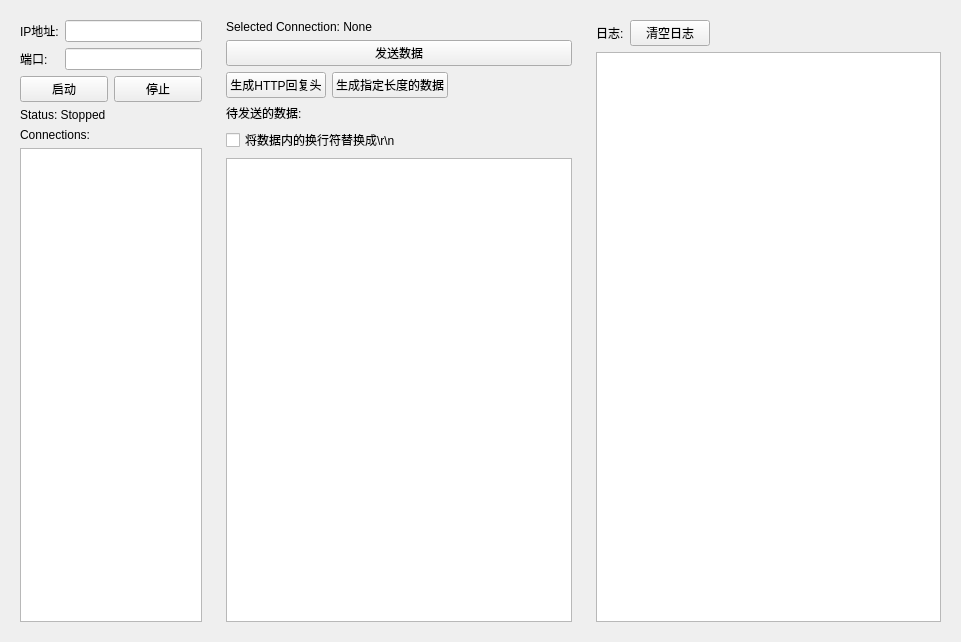
<?xml version="1.0" encoding="UTF-8"?>
<ui version="4.0">
 <class>HttpServerForTimeoutTestTool</class>
 <widget class="QWidget" name="HttpServerForTimeoutTestTool">
  <property name="geometry">
   <rect>
    <x>0</x>
    <y>0</y>
    <width>961</width>
    <height>642</height>
   </rect>
  </property>
  <property name="windowTitle">
   <string>Form</string>
  </property>
  <layout class="QHBoxLayout" name="horizontalLayout_4">
   <item>
    <widget class="QWidget" name="widget" native="true">
     <property name="maximumSize">
      <size>
       <width>200</width>
       <height>16777215</height>
      </size>
     </property>
     <layout class="QVBoxLayout" name="verticalLayout">
      <item>
       <layout class="QGridLayout" name="gridLayout">
        <item row="0" column="0">
         <widget class="QLabel" name="label">
          <property name="text">
           <string>IP地址:</string>
          </property>
         </widget>
        </item>
        <item row="0" column="1">
         <widget class="QLineEdit" name="lineEdit_ip"/>
        </item>
        <item row="1" column="0">
         <widget class="QLabel" name="label_2">
          <property name="text">
           <string>端口:</string>
          </property>
         </widget>
        </item>
        <item row="1" column="1">
         <widget class="QLineEdit" name="lineEdit_port"/>
        </item>
       </layout>
      </item>
      <item>
       <layout class="QHBoxLayout" name="horizontalLayout">
        <item>
         <widget class="QPushButton" name="pushButton_start">
          <property name="text">
           <string>启动</string>
          </property>
         </widget>
        </item>
        <item>
         <widget class="QPushButton" name="pushButton_stop">
          <property name="text">
           <string>停止</string>
          </property>
         </widget>
        </item>
       </layout>
      </item>
      <item>
       <widget class="QLabel" name="label_status">
        <property name="text">
         <string>Status: Stopped</string>
        </property>
       </widget>
      </item>
      <item>
       <widget class="QLabel" name="label_connCount">
        <property name="text">
         <string>Connections:</string>
        </property>
       </widget>
      </item>
      <item>
       <widget class="QListWidget" name="listWidget_conns">
        <property name="contextMenuPolicy">
         <enum>Qt::CustomContextMenu</enum>
        </property>
       </widget>
      </item>
     </layout>
    </widget>
   </item>
   <item>
    <widget class="QWidget" name="widget_2" native="true">
     <layout class="QVBoxLayout" name="verticalLayout_2">
      <item>
       <widget class="QLabel" name="label_selectedConn">
        <property name="text">
         <string>Selected Connection: None</string>
        </property>
       </widget>
      </item>
      <item>
       <widget class="QPushButton" name="pushButton_sendData">
        <property name="text">
         <string>发送数据</string>
        </property>
       </widget>
      </item>
      <item>
       <layout class="QHBoxLayout" name="horizontalLayout_2">
        <item>
         <widget class="QPushButton" name="pushButton_genMetadata">
          <property name="text">
           <string>生成HTTP回复头</string>
          </property>
         </widget>
        </item>
        <item>
         <widget class="QPushButton" name="pushButton_genDataOfLen">
          <property name="text">
           <string>生成指定长度的数据</string>
          </property>
         </widget>
        </item>
        <item>
         <spacer name="horizontalSpacer">
          <property name="orientation">
           <enum>Qt::Horizontal</enum>
          </property>
          <property name="sizeHint" stdset="0">
           <size>
            <width>40</width>
            <height>20</height>
           </size>
          </property>
         </spacer>
        </item>
       </layout>
      </item>
      <item>
       <widget class="QLabel" name="label_3">
        <property name="text">
         <string>待发送的数据:</string>
        </property>
       </widget>
      </item>
      <item>
       <widget class="QCheckBox" name="checkBox_replaceBreackLine">
        <property name="text">
         <string>将数据内的换行符替换成\r\n</string>
        </property>
       </widget>
      </item>
      <item>
       <widget class="QTextEdit" name="textEdit_data"/>
      </item>
     </layout>
    </widget>
   </item>
   <item>
    <widget class="QWidget" name="widget_3" native="true">
     <layout class="QVBoxLayout" name="verticalLayout_3">
      <item>
       <layout class="QHBoxLayout" name="horizontalLayout_3">
        <item>
         <widget class="QLabel" name="label_5">
          <property name="text">
           <string>日志:</string>
          </property>
         </widget>
        </item>
        <item>
         <widget class="QPushButton" name="pushButton_cleanLog">
          <property name="text">
           <string>清空日志</string>
          </property>
         </widget>
        </item>
        <item>
         <spacer name="horizontalSpacer_2">
          <property name="orientation">
           <enum>Qt::Horizontal</enum>
          </property>
          <property name="sizeHint" stdset="0">
           <size>
            <width>40</width>
            <height>20</height>
           </size>
          </property>
         </spacer>
        </item>
       </layout>
      </item>
      <item>
       <widget class="QTextEdit" name="textEdit_log"/>
      </item>
     </layout>
    </widget>
   </item>
  </layout>
 </widget>
 <resources/>
 <connections/>
</ui>
